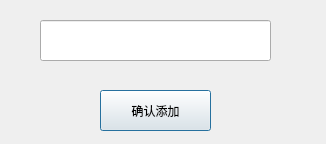
<?xml version="1.0" encoding="UTF-8"?>
<ui version="4.0">
 <class>AddFriendPage</class>
 <widget class="QDialog" name="AddFriendPage">
  <property name="geometry">
   <rect>
    <x>0</x>
    <y>0</y>
    <width>326</width>
    <height>144</height>
   </rect>
  </property>
  <property name="windowTitle">
   <string>Dialog</string>
  </property>
  <widget class="QLineEdit" name="cntLineEdit">
   <property name="geometry">
    <rect>
     <x>40</x>
     <y>20</y>
     <width>231</width>
     <height>41</height>
    </rect>
   </property>
   <property name="alignment">
    <set>Qt::AlignCenter</set>
   </property>
  </widget>
  <widget class="QPushButton" name="pushButton">
   <property name="geometry">
    <rect>
     <x>100</x>
     <y>90</y>
     <width>111</width>
     <height>41</height>
    </rect>
   </property>
   <property name="styleSheet">
    <string notr="true">font: 14pt &quot;Abyssinica SIL&quot;;</string>
   </property>
   <property name="text">
    <string>确认添加</string>
   </property>
  </widget>
 </widget>
 <resources/>
 <connections/>
</ui>
